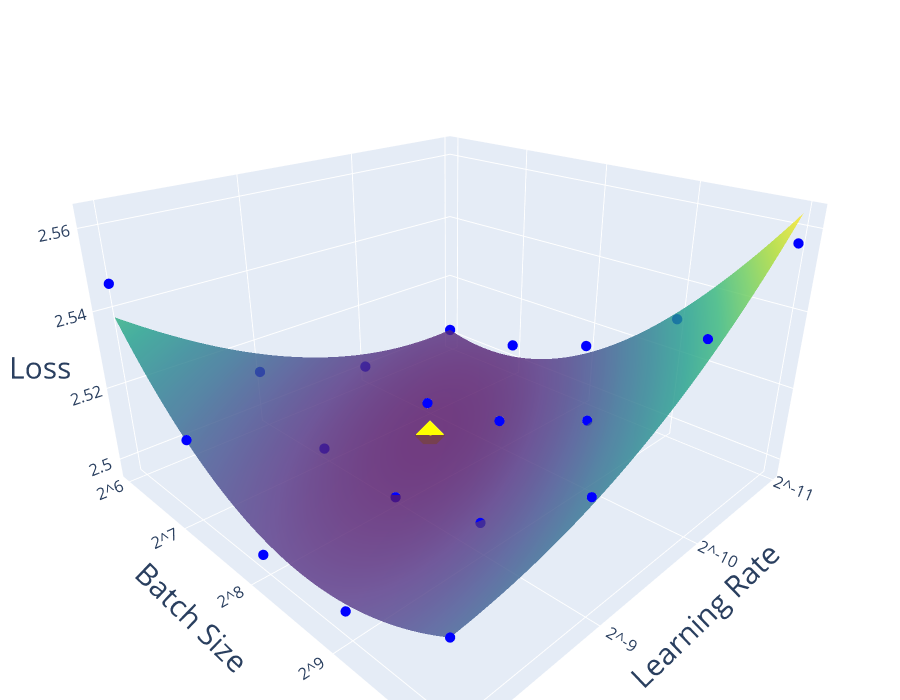

Here is the notebook cell this chart was saved with:
### Code cell
N = N_approx_to_N[N_approx]
data = df[(df.N == N) & (df.D == D)]

fit_row = fit_2d_lr_gbsz[(fit_2d_lr_gbsz.N == N) & (fit_2d_lr_gbsz.D == D)].iloc[0]
save_path = base_path / f"surface_{FORMAT_N(N)}_{FORMAT_D(D)}.pdf"

plot_3d_quadratic_surface(data, fit_row, save_path=save_path)

### Figure 1 — Plotly figure (JSON) as saved in the notebook; plotly's stock layout.template omitted (floating-point values rounded to 4 significant figures; data arrays with more than 128 entries replaced by an {"elided": "..."} marker saying what was removed)
{"data": [{"colorscale": [[0, "#440154"], [0.1111, "#482878"], [0.2222, "#3e4989"], [0.3333, "#31688e"], [0.4444, "#26828e"], [0.5556, "#1f9e89"], [0.6667, "#35b779"], [0.7778, "#6ece58"], [0.8889, "#b5de2b"], [1, "#fde725"]], "name": "", "opacity": 0.8, "showscale": false, "type": "surface", "x": {"elided": "60x60 float values"}, "y": {"elided": "60x60 float values"}, "z": {"elided": "60x60 float values"}}, {"marker": {"color": "blue", "size": 6}, "mode": "markers", "name": "", "type": "scatter3d", "x": [-10.97, -10.97, -10.97, -10.97, -10.97, -9.966, -9.966, -9.966, -9.966, -9.966, -8.966, -8.966, -8.966, -8.966, -8.966, -7.966, -7.966, -7.966, -7.966, -7.966], "y": [10.0, 7.0, 8.0, 9.0, 6.0, 10.0, 7.0, 8.0, 9.0, 6.0, 10.0, 7.0, 8.0, 9.0, 6.0, 10.0, 7.0, 8.0, 9.0, 6.0], "z": [2.557, 2.505, 2.514, 2.53, 2.502, 2.544, 2.499, 2.504, 2.515, 2.501, 2.524, 2.499, 2.497, 2.504, 2.512, 2.515, 2.517, 2.501, 2.503, 2.547]}, {"marker": {"color": "yellow", "size": 10, "symbol": "diamond"}, "mode": "markers", "name": "", "type": "scatter3d", "x": [-9.69], "y": [7.417], "z": [2.497]}], "layout": {"height": 700, "margin": {"b": 0, "l": 0, "r": 0, "t": 0}, "scene": {"aspectmode": "manual", "aspectratio": {"x": 1, "y": 1, "z": 0.6}, "camera": {"eye": {"x": 1.1, "y": 1.1, "z": 0.7}}, "domain": {"x": [0, 1], "y": [0, 1]}, "xaxis": {"tickfont": {"size": 14}, "ticktext": ["2^-11", "2^-10", "2^-9", "2^-8", "2^-7"], "tickvals": [-11.0, -10.0, -9.0, -8.0, -7.0], "title": {"font": {"size": 30}, "text": "Learning Rate"}}, "yaxis": {"tickfont": {"size": 14}, "ticktext": ["2^6", "2^7", "2^8", "2^9", "2^10"], "tickvals": [6.0, 7.0, 8.0, 9.0, 10.0], "title": {"font": {"size": 30}, "text": "Batch Size"}}, "zaxis": {"tickfont": {"size": 14}, "title": {"font": {"size": 30}, "text": "Loss"}}}, "showlegend": false}}
